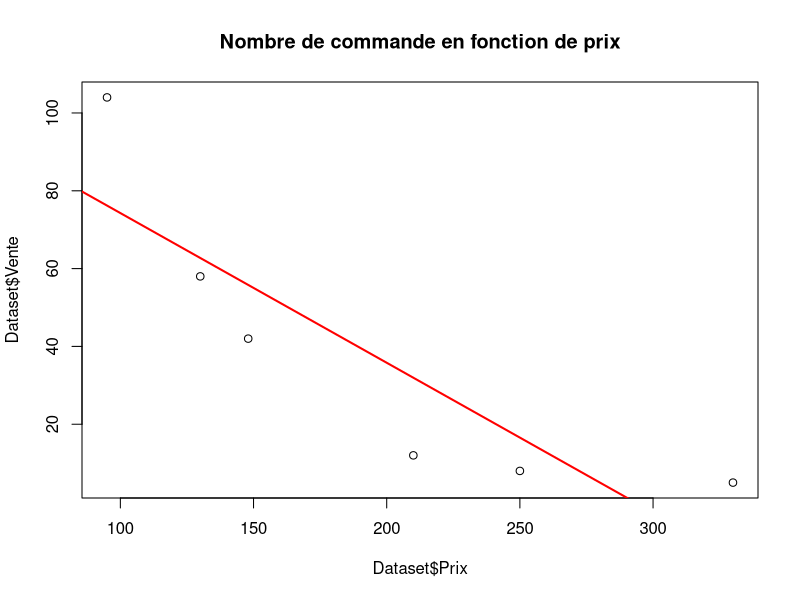
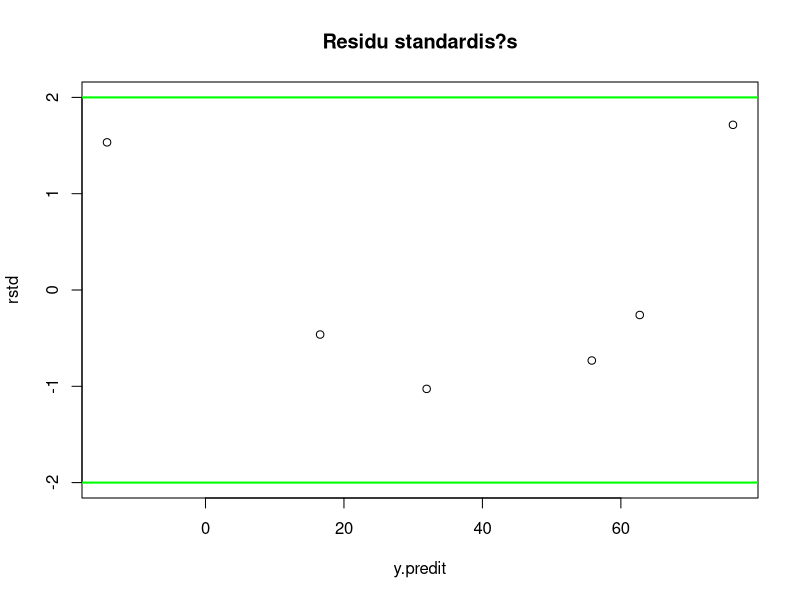
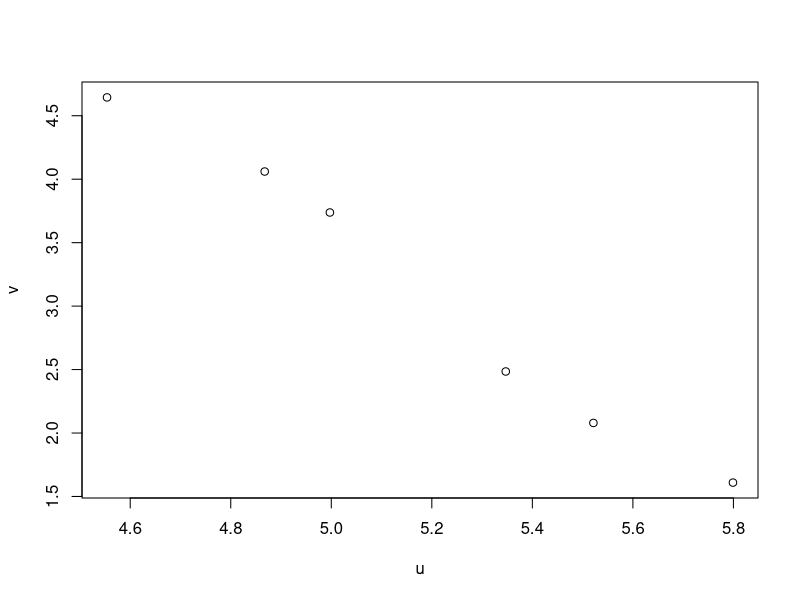
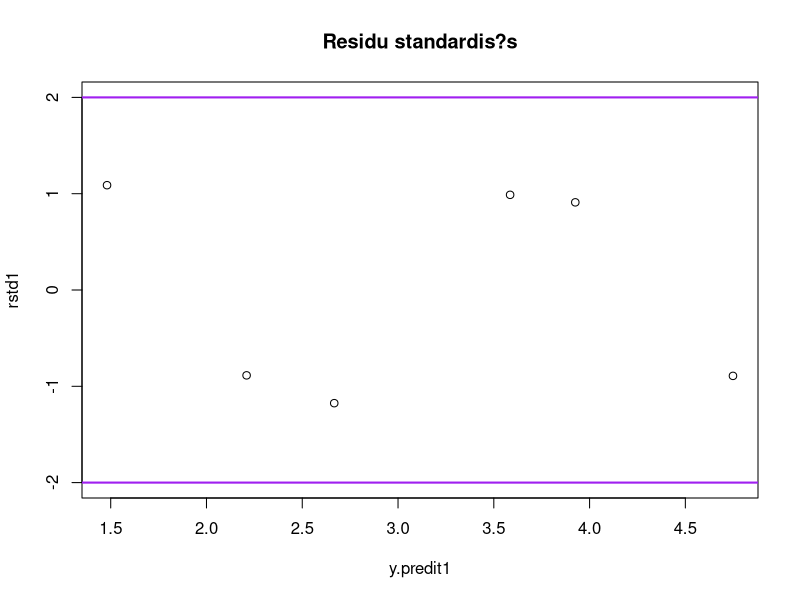

Write R code to recreate these figures, in order.

####### TP2 : Analyses Bivari?es : Croisement Qunatitatif-Quantitatif ####################################


### Exercice 4  ###

# Y = Quantit?s command?s ( Vente)
# X = Prix

# Lire les donn?es

Dataset<-read.table( "Commandes.csv",header=T, sep=';')


# Q1- Nuage des points

plot(Dataset$Prix,Dataset$Vente,main="Nombre de commande en fonction de prix")
#######################################################################################

# Q2- Correlation entre X et Y

cor(Dataset)

cor(Dataset$Prix,Dataset$Vente) #  corr=-0.8685, |-0.8685|=0.8685 proche de 1 donc les deux variables sont tr?s bien li?es
# cor de valeur negatif alors ces deux variables sont li?es de sens negatif, alors si le prix augmente le commande diminue

###############################################################################################

# Q3- Detreminer droite de regression de Y (Quantit? ou vente ) en fonction de X (Prix)
# Pour etablir un equation de regression de Y en X, on utilise lm(Y~X, data=nom du jeu de donn?s)

reg<-lm(Vente ~ Prix,data=Dataset ) 
coefficient=reg$coefficients

# commandes=-0.3848prix+112.7414

abline(coefficient[1],coefficient[2],col='red',lwd=2) 

###############################################################################################

# Q4- Coefficient de determination


summary(reg)


# Multiple R-Squared = 0.7544, 75% de la variabilit? des commandes s'explique par la droite de regression 


###############################################################################################

# Q5- Calculer les r?sidus 

ei=reg$residuals # Les residus du mod?le
ei

rstd<-rstandard(reg) # les residus standardis?s

y.predit=reg$fitted 

plot(y.predit,rstd,ylim=range(-2,2,rstd),main="Residu standardis?s")
# range (-2,2,rstd) c'est Pour prendre les valeurs -2 et 2 sur l'axe


abline(h=-2,col="green",lwd=2)
abline(h=2,col="green",lwd=2)


##################################################################################################

# Q6- On pose u et v

u=log(Dataset$Prix)
v=log(Dataset$Vente)
plot(u,v)

#On peut remarquer un relation lin?aire entre u et v.

##################################################################################################

# Q7- Coeff de correlation entre u et v

cor(u,v)  # corr=-0.9918,les 2 variables sont tres correl? mais de sens inverse,plus u augmente,plus v diminue

##################################################################################################

# Q8- Droite de regression de v sur u 

Reglin=lm(v~u) # on met pas data =... car u et v deux nouelles variables definies,se trouve pas dans data

# On obtient v=16.699-2.624*u

##################################################################################################

# Q9- Coefficient de determination :

summary(Reglin)

# On obtient Multiple R-squared= 0.9838, alors cette droite explique 98% de la variabilit? de v.

##################################################################################################

# Q10- Valider le mod?le

ei1=Reglin$residuals # Les residus du mod?le

rstd1<-rstandard(Reglin) # les residus standardis?s

y.predit1=Reglin$fitted 

plot(y.predit1,rstd1,ylim=range(-2,2,rstd1),main="Residu standardis?s")


abline(h=-2,col="purple",lwd=2)
abline(h=2,col="purple",lwd=2)



# Tous les r?sidus entre -2 et 2, alors on valide le mod?le.  

##################################################################################################

# Q11- Si prix x=75 euros, predit le quantit? y

# Comme ici le meuilleur mod?le c'est avec u et v, alors au lieu de x et y, on prend u=log x et v=log y


newv=16.699-2.624*(log(75)) #Ici on a un modele avec u qui est le log de x
quantit=exp(newv)

# Pour un prix de 75 euros, la quantit? command? serait de 214. 

newu=data.frame(u=c(log(75)))
newv=predict(Reglin,newdata=newu)
exp(newv)

